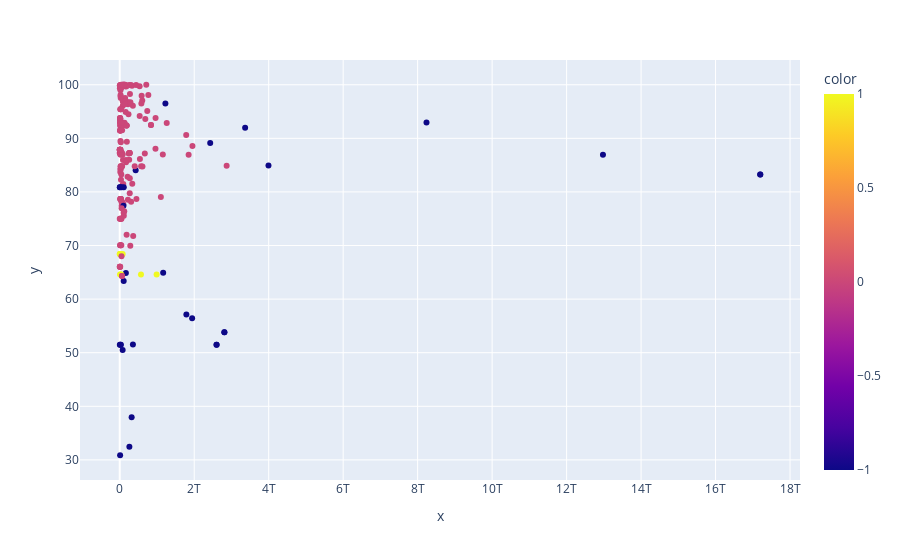

Write notebook code for a chart like this one.
### Code cell
fig = px.scatter(x=gdp, y=fos, color=df['cluster'])
fig.show()

### Figure 1 — Plotly figure (JSON) as saved in the notebook; plotly's stock layout.template omitted (floating-point values rounded to 4 significant figures; data arrays with more than 128 entries replaced by an {"elided": "..."} marker saying what was removed)
{"data": [{"hovertemplate": "x=%{x}<br>y=%{y}<br>color=%{marker.color}<extra></extra>", "legendgroup": "", "marker": {"color": {"elided": "220 int values"}, "coloraxis": "coloraxis", "symbol": "circle"}, "mode": "markers", "name": "", "orientation": "v", "showlegend": false, "type": "scatter", "x": {"elided": "220 float values"}, "xaxis": "x", "y": {"elided": "220 float values"}, "yaxis": "y"}], "layout": {"coloraxis": {"colorbar": {"title": {"text": "color"}}, "colorscale": [[0, "#0d0887"], [0.1111, "#46039f"], [0.2222, "#7201a8"], [0.3333, "#9c179e"], [0.4444, "#bd3786"], [0.5556, "#d8576b"], [0.6667, "#ed7953"], [0.7778, "#fb9f3a"], [0.8889, "#fdca26"], [1, "#f0f921"]]}, "legend": {"tracegroupgap": 0}, "margin": {"t": 60}, "xaxis": {"anchor": "y", "domain": [0, 1], "title": {"text": "x"}}, "yaxis": {"anchor": "x", "domain": [0, 1], "title": {"text": "y"}}}}
